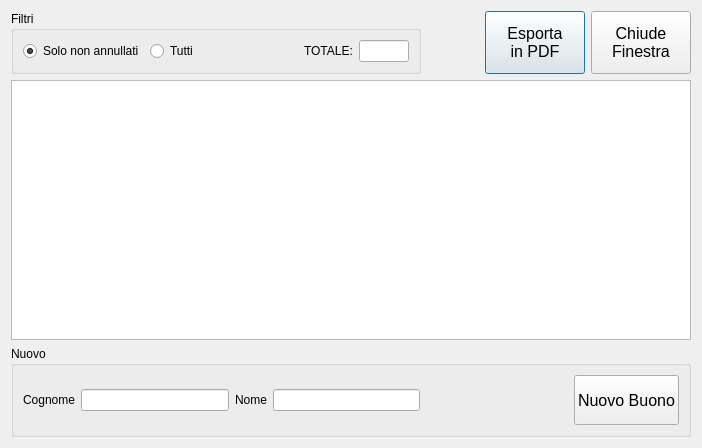
<?xml version="1.0" encoding="UTF-8"?>
<ui version="4.0">
 <class>BuoniDlg</class>
 <widget class="QDialog" name="BuoniDlg">
  <property name="geometry">
   <rect>
    <x>0</x>
    <y>0</y>
    <width>702</width>
    <height>448</height>
   </rect>
  </property>
  <property name="windowTitle">
   <string>Buoni</string>
  </property>
  <layout class="QVBoxLayout" name="verticalLayout" stretch="0,1,0">
   <item>
    <layout class="QHBoxLayout" name="horizontalLayout_3" stretch="0,1,0,0">
     <item>
      <widget class="QGroupBox" name="groupBox">
       <property name="sizePolicy">
        <sizepolicy hsizetype="Preferred" vsizetype="Preferred">
         <horstretch>0</horstretch>
         <verstretch>0</verstretch>
        </sizepolicy>
       </property>
       <property name="title">
        <string>Filtri</string>
       </property>
       <layout class="QHBoxLayout" name="horizontalLayout_16">
        <item>
         <layout class="QHBoxLayout" name="horizontalLayout_9" stretch="0,0,0,0,0">
          <item>
           <widget class="QRadioButton" name="nonAnnullatiBox">
            <property name="text">
             <string>Solo non annullati</string>
            </property>
            <property name="checked">
             <bool>true</bool>
            </property>
           </widget>
          </item>
          <item>
           <widget class="QRadioButton" name="tuttiBox">
            <property name="text">
             <string>Tutti</string>
            </property>
            <property name="checked">
             <bool>false</bool>
            </property>
           </widget>
          </item>
          <item>
           <spacer name="horizontalSpacer_19">
            <property name="orientation">
             <enum>Qt::Horizontal</enum>
            </property>
            <property name="sizeHint" stdset="0">
             <size>
              <width>100</width>
              <height>20</height>
             </size>
            </property>
           </spacer>
          </item>
          <item>
           <widget class="QLabel" name="label_3">
            <property name="text">
             <string>TOTALE:</string>
            </property>
           </widget>
          </item>
          <item>
           <widget class="QLineEdit" name="totaleTxt">
            <property name="sizePolicy">
             <sizepolicy hsizetype="Minimum" vsizetype="Fixed">
              <horstretch>0</horstretch>
              <verstretch>0</verstretch>
             </sizepolicy>
            </property>
            <property name="maximumSize">
             <size>
              <width>50</width>
              <height>16777215</height>
             </size>
            </property>
            <property name="maxLength">
             <number>999</number>
            </property>
            <property name="alignment">
             <set>Qt::AlignRight|Qt::AlignTrailing|Qt::AlignVCenter</set>
            </property>
            <property name="readOnly">
             <bool>true</bool>
            </property>
           </widget>
          </item>
         </layout>
        </item>
       </layout>
      </widget>
     </item>
     <item>
      <spacer name="horizontalSpacer_18">
       <property name="orientation">
        <enum>Qt::Horizontal</enum>
       </property>
       <property name="sizeHint" stdset="0">
        <size>
         <width>100</width>
         <height>20</height>
        </size>
       </property>
      </spacer>
     </item>
     <item>
      <widget class="QPushButton" name="stampaBtn">
       <property name="sizePolicy">
        <sizepolicy hsizetype="Minimum" vsizetype="Expanding">
         <horstretch>0</horstretch>
         <verstretch>0</verstretch>
        </sizepolicy>
       </property>
       <property name="minimumSize">
        <size>
         <width>100</width>
         <height>0</height>
        </size>
       </property>
       <property name="maximumSize">
        <size>
         <width>16777215</width>
         <height>100</height>
        </size>
       </property>
       <property name="font">
        <font>
         <pointsize>12</pointsize>
        </font>
       </property>
       <property name="text">
        <string>Esporta
in PDF</string>
       </property>
      </widget>
     </item>
     <item>
      <widget class="QPushButton" name="chiudeBtn">
       <property name="sizePolicy">
        <sizepolicy hsizetype="Minimum" vsizetype="Expanding">
         <horstretch>0</horstretch>
         <verstretch>0</verstretch>
        </sizepolicy>
       </property>
       <property name="minimumSize">
        <size>
         <width>100</width>
         <height>0</height>
        </size>
       </property>
       <property name="maximumSize">
        <size>
         <width>16777215</width>
         <height>100</height>
        </size>
       </property>
       <property name="font">
        <font>
         <pointsize>12</pointsize>
        </font>
       </property>
       <property name="text">
        <string>Chiude
Finestra</string>
       </property>
      </widget>
     </item>
    </layout>
   </item>
   <item>
    <widget class="QTableView" name="buoniTable">
     <property name="sizePolicy">
      <sizepolicy hsizetype="Expanding" vsizetype="Expanding">
       <horstretch>1</horstretch>
       <verstretch>0</verstretch>
      </sizepolicy>
     </property>
     <property name="palette">
      <palette>
       <active>
        <colorrole role="Highlight">
         <brush brushstyle="SolidPattern">
          <color alpha="255">
           <red>49</red>
           <green>106</green>
           <blue>197</blue>
          </color>
         </brush>
        </colorrole>
        <colorrole role="HighlightedText">
         <brush brushstyle="SolidPattern">
          <color alpha="255">
           <red>255</red>
           <green>255</green>
           <blue>255</blue>
          </color>
         </brush>
        </colorrole>
       </active>
       <inactive>
        <colorrole role="Highlight">
         <brush brushstyle="SolidPattern">
          <color alpha="255">
           <red>48</red>
           <green>108</green>
           <blue>197</blue>
          </color>
         </brush>
        </colorrole>
        <colorrole role="HighlightedText">
         <brush brushstyle="SolidPattern">
          <color alpha="255">
           <red>255</red>
           <green>255</green>
           <blue>255</blue>
          </color>
         </brush>
        </colorrole>
       </inactive>
       <disabled>
        <colorrole role="Highlight">
         <brush brushstyle="SolidPattern">
          <color alpha="255">
           <red>49</red>
           <green>106</green>
           <blue>197</blue>
          </color>
         </brush>
        </colorrole>
        <colorrole role="HighlightedText">
         <brush brushstyle="SolidPattern">
          <color alpha="255">
           <red>255</red>
           <green>255</green>
           <blue>255</blue>
          </color>
         </brush>
        </colorrole>
       </disabled>
      </palette>
     </property>
     <property name="selectionMode">
      <enum>QAbstractItemView::SingleSelection</enum>
     </property>
     <property name="selectionBehavior">
      <enum>QAbstractItemView::SelectRows</enum>
     </property>
     <attribute name="horizontalHeaderHighlightSections">
      <bool>false</bool>
     </attribute>
     <attribute name="horizontalHeaderMinimumSectionSize">
      <number>30</number>
     </attribute>
     <attribute name="verticalHeaderVisible">
      <bool>false</bool>
     </attribute>
    </widget>
   </item>
   <item>
    <widget class="QGroupBox" name="groupBox_2">
     <property name="title">
      <string>Nuovo</string>
     </property>
     <layout class="QHBoxLayout" name="horizontalLayout">
      <item>
       <widget class="QLabel" name="label">
        <property name="text">
         <string>Cognome</string>
        </property>
       </widget>
      </item>
      <item>
       <widget class="QLineEdit" name="cognomeTxt"/>
      </item>
      <item>
       <widget class="QLabel" name="label_2">
        <property name="text">
         <string>Nome</string>
        </property>
       </widget>
      </item>
      <item>
       <widget class="QLineEdit" name="nomeTxt"/>
      </item>
      <item>
       <spacer name="horizontalSpacer">
        <property name="orientation">
         <enum>Qt::Horizontal</enum>
        </property>
        <property name="sizeHint" stdset="0">
         <size>
          <width>40</width>
          <height>20</height>
         </size>
        </property>
       </spacer>
      </item>
      <item>
       <widget class="QPushButton" name="nuovoBuonoBtn">
        <property name="sizePolicy">
         <sizepolicy hsizetype="Minimum" vsizetype="Expanding">
          <horstretch>0</horstretch>
          <verstretch>0</verstretch>
         </sizepolicy>
        </property>
        <property name="minimumSize">
         <size>
          <width>100</width>
          <height>50</height>
         </size>
        </property>
        <property name="maximumSize">
         <size>
          <width>16777215</width>
          <height>100</height>
         </size>
        </property>
        <property name="font">
         <font>
          <pointsize>12</pointsize>
         </font>
        </property>
        <property name="text">
         <string>Nuovo Buono</string>
        </property>
        <property name="autoDefault">
         <bool>false</bool>
        </property>
       </widget>
      </item>
     </layout>
    </widget>
   </item>
  </layout>
 </widget>
 <tabstops>
  <tabstop>cognomeTxt</tabstop>
  <tabstop>nomeTxt</tabstop>
  <tabstop>nuovoBuonoBtn</tabstop>
  <tabstop>tuttiBox</tabstop>
  <tabstop>totaleTxt</tabstop>
  <tabstop>stampaBtn</tabstop>
  <tabstop>chiudeBtn</tabstop>
  <tabstop>buoniTable</tabstop>
 </tabstops>
 <resources/>
 <connections>
  <connection>
   <sender>chiudeBtn</sender>
   <signal>clicked()</signal>
   <receiver>BuoniDlg</receiver>
   <slot>reject()</slot>
   <hints>
    <hint type="sourcelabel">
     <x>607</x>
     <y>63</y>
    </hint>
    <hint type="destinationlabel">
     <x>697</x>
     <y>47</y>
    </hint>
   </hints>
  </connection>
 </connections>
</ui>
